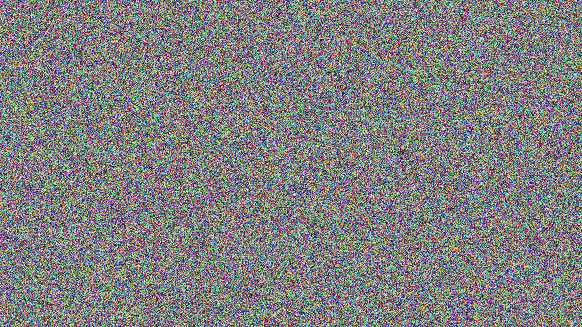
#> input picture DataFormats/XOR/lemurxor/flag.png, 582 x 327 px
$ python lemurxor.py
#> lines starting #> are read from the running program, lines starting #| are printed output that depends on the picture
from pwn import *
import cv2
import numpy as np

img1 = cv2.imread('flag.png')
#> img1 is the input picture: shape (327, 582, 3); mean B, G, R 127.7, 127.4, 127.6
img2 = cv2.imread('lemur.png')
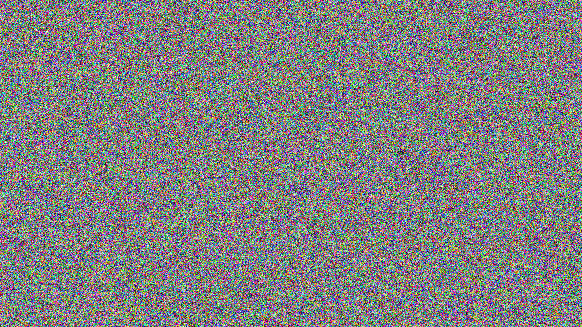
#> input picture DataFormats/XOR/lemurxor/lemur.png, 582 x 327 px
#> img2 is the input picture: shape (327, 582, 3); mean B, G, R 127.8, 127.6, 127.5

# cv2.bitwise_and is applied over the
# image inputs with applied parameters
dest_and = cv2.bitwise_and(img2, img1, mask = None)
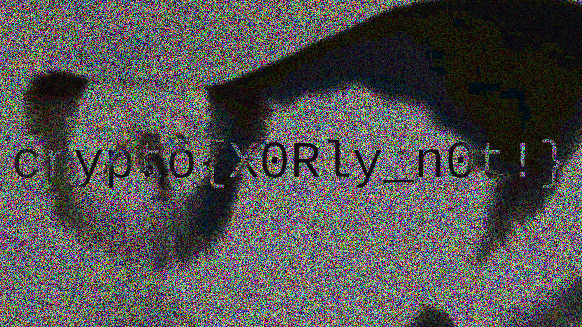
#> dest_and: shape (327, 582, 3); mean B, G, R 80.5, 82.3, 83.3

# the window showing output image
# with the Bitwise AND operation
# on the input images
cv2.imshow('Bitwise And', dest_and)

# De-allocate any associated memory usage
if cv2.waitKey(0) & 0xff == 27:
#> (key Esc is pressed here)
    cv2.destroyAllWindows()

    #Outputs: crypto{X0Rly_n0t!}
